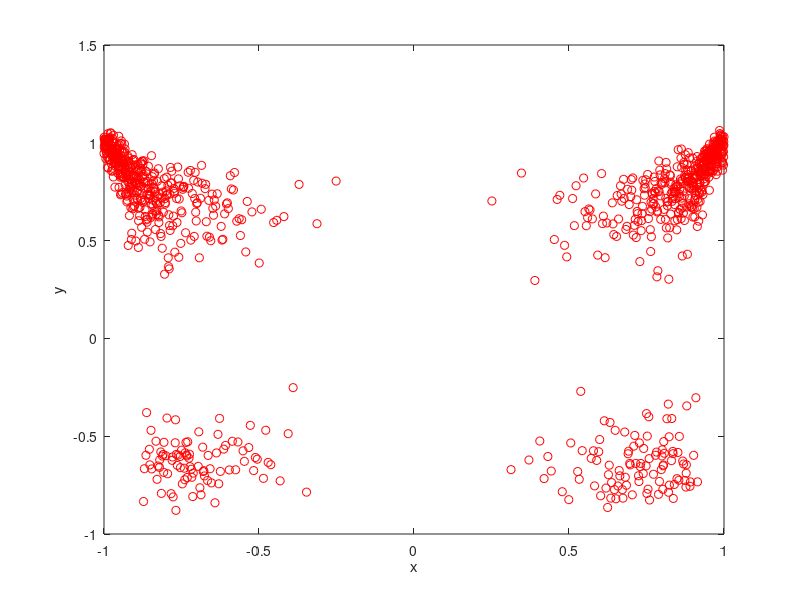

Write the MATLAB code that produced this figure. (Note: this script raises an error after producing the figure.)
%%  This is a demo showing how to use this toolbox
%   This experiment is performed on synthetic data

%   Copyright by Quan Wang, 2011/05/10
%   Please cite: Quan Wang. Kernel Principal Component Analysis and its
%   Applications in Face Recognition and Active Shape Models.
%   arXiv:1207.3538 [cs.CV], 2012.

clear;clc;close all;

addpath('../code');

dataDistributionPrefix = "data_polynomial_order2_noise_gaussian";

N = 1000;
ndims = 2;
rng('default')  % For reproducibility

data = zeros(N, ndims);

data( :, 1 ) = linspace( -1, 1, N );

noiseAmpl = 0.2;

for dim = 2:ndims
    data( :, dim ) = data( :, 1 ).^2 + noiseAmpl * randn( N, 1 );
end

data = sign( data ).* ( abs( data ).^(1/5) );

figure;
plot( data(:, 1), data(:, 2), 'ro' )
xlabel('x');
ylabel('y');

Nval = N;
%% standard PCA
d = min( Nval, ndims );
disp('Performing standard PCA...');
[Y1 , pcaEigVector, pcaEigValue] = PCA( data, d );

[X, Y] = ndgrid( linspace(min( data(:, 1) ), max( data( :, 1 ) ), 150),...
    linspace( min( data(:, 2) ), max( data(:, 2) ), 150) );
Z = griddata( data( :, 1 ), data( :, 2 ), Y1( :, 1 ), X, Y, 'cubic');

nlevels = 10;
nPts = 200;
nEigVecs = 2;
withScatter = true;

filenamePrefixPCAContours = "../Plots/" + dataDistributionPrefix +...
    "PCAContours";
generateProjectionContours( data, Y1, nPts, nEigVecs, nlevels,...
    filenamePrefixPCAContours, withScatter )

% figure;
% % plot( Y1( 1:end, 1 ), Y1( 1:end, 2 ), 'b*');
% scatter( data(:, 1), data(:, 2), [], 80*( Y1(:, 1) + 2*abs( min( Y1(:, 1) ) ) ) )
% title('standard PCA');


%% polynomial kernel PCA
para = 5;
d = 2;
disp('Performing polynomial kernel PCA...');
[ Y2 ] = kPCA( data, d, 'poly', para );

nlevels = 50;
nPts = Nval;
nEigVecs = d;
withScatter = true;

filenamePrefixPolyPCAContours = "../Plots/" + dataDistributionPrefix +...
    "PolyPCAContours_deg" + string( para );
generateProjectionContours( data, Y2, nPts, nEigVecs, nlevels,...
    filenamePrefixPolyPCAContours, withScatter )
% figure;hold on;
% plot(Y2(1:end,1),Y2(1:end,2),'b*');
% title('polynomial kernel PCA');
% drawnow;

%% Gaussian kernel PCA
d = 20;
DIST = distanceMatrix(data);
DIST( DIST == 0 ) = inf;
DIST = min( DIST );
para = 2*mean( DIST );
disp( 'Performing Gaussian kernel PCA...' );
[Y3, eigVector] = kPCA( data, d, 'gaussian', para );
% figure;hold on;
% plot(Y3(1:end,3),Y3(1:end,24),'b*');
% title('Gaussian kernel PCA');
% drawnow;

nlevels = 20;
nPts = Nval;
nEigVecs = 4;
withScatter = false;

filenamePrefixGaussianPCAContours = "../Plots/" + dataDistributionPrefix +...
    "GaussianPCAContours_sigma" + string( para );
generateProjectionContours( data, Y3, nPts, nEigVecs, nlevels,...
    filenamePrefixGaussianPCAContours, withScatter )